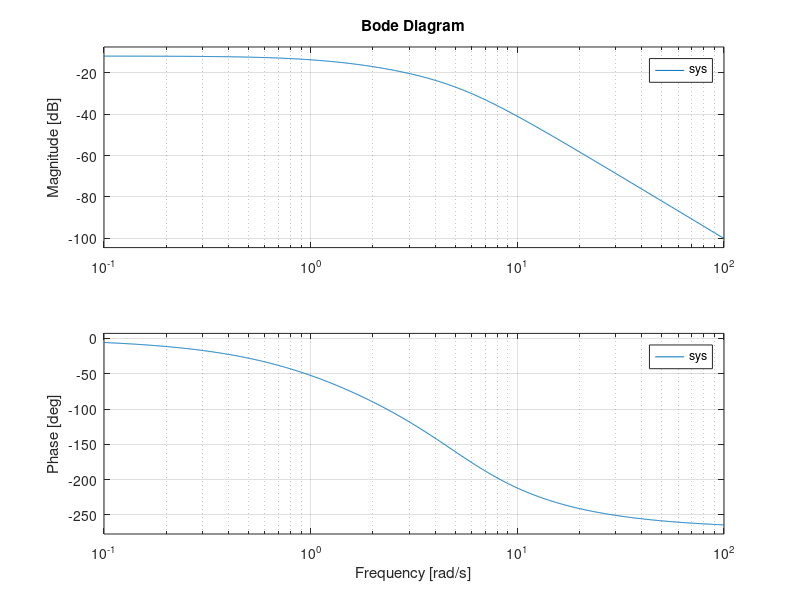

This chart was generated by the following MATLAB code:

numerator = 10; % numerator for the tf function
% a,b,c,d are the denominators for the tf function
a = 1;
b = 10;
c = 40;
d = 40;


sys = tf(numerator,[a b c d]); % using the tf function to calculate

% inital value: t = 0, s = infinity
% inital value= 10/(infinity^3 + 10*infinity^2 + 40*infinity + 40)
% initial value = 10/ (infinity) = 0


% final value: t = infinity, s = 0
% final value = 10/(0^3 + 10*0^2 + 40*0 + 40)
% final value = 10/(40) = 1/4


%step(sys) 
bode(sys)